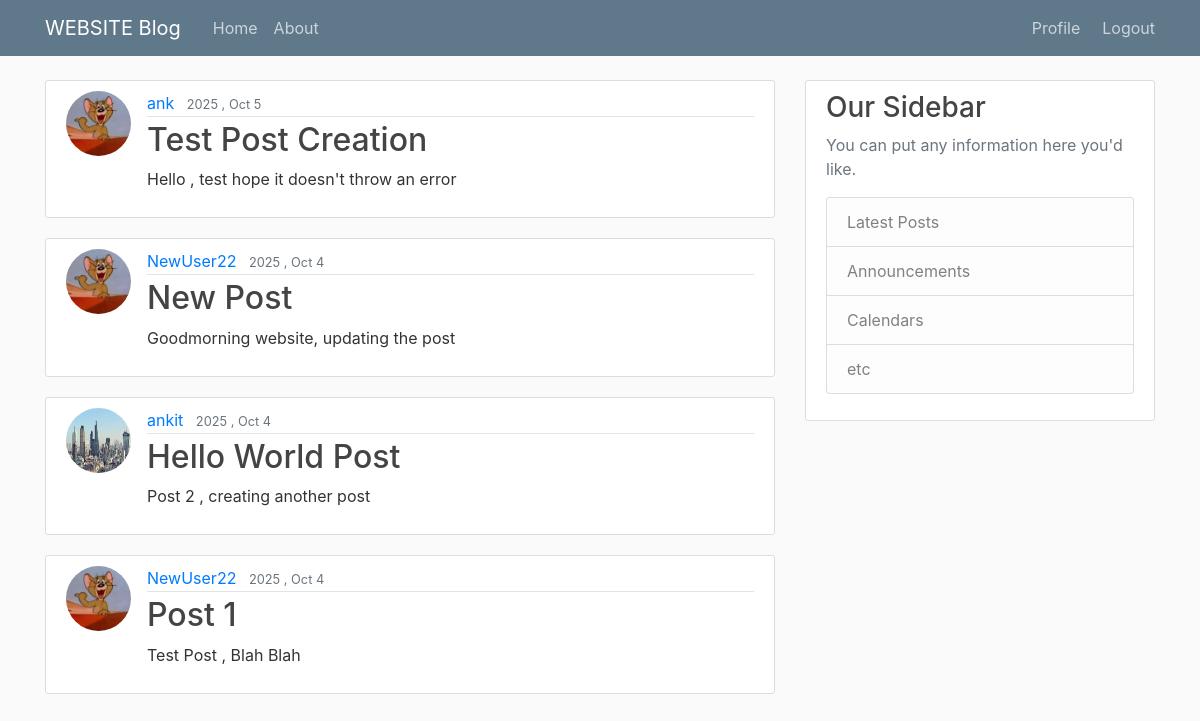
Screenshot of / (signed in) with the database file from the repository.
### web/models.py (models this page shows, shortened)
class Post(models.Model):
    title = models.CharField(max_length=100)
    content = models.TextField()
    date_posted = models.DateTimeField(default = timezone.now)
    author = models.ForeignKey(User, on_delete=models.CASCADE)

### users/models.py (models this page shows, shortened)
class Profile(models.Model):
    user = models.OneToOneField(User , on_delete=models.CASCADE) # data deleted with the user
    image = models.ImageField(default='default.jpg', upload_to='profile_pics')

### web/views.py (the view)
# urls.py: path('', views.home, name = 'web-home'),
def home(request):
    context = {
        'posts': Post.objects.all().order_by("-date_posted")
    }
    return render(request, 'home.html', context)

### templates/home.html
{% extends 'base.html' %}
{% block content %}
    {% for post in posts %}
        <article class="media content-section">
            <img class="rounded-circle article-img" src="{{ post.author.profile.image.url }}" alt="">
        <div class="media-body">
            <div class="article-metadata">
            <a class="mr-2" href="#">{{ post.author }}</a>
            <small class="text-muted">{{ post.date_posted | date:"Y , M j" }}</small>
            </div>
            <h2><a class="article-title" href="#">{{ post.title }}</a></h2>
            <p class="article-content">{{ post.content }}</p>
        </div>
        </article>
    {% endfor %}
{% endblock content %}

### static/main.css (style rules this page uses)
body { background: #fafafa; color: #333333; margin-top: 5rem; }
h1, h2, h3, h4, h5, h6 { color: #444444; }
.content-section { background: #ffffff; padding: 10px 20px; border: 1px solid #dddddd; border-radius: 3px; margin-bottom: 20px; }
.article-title { color: #444444; }
.article-content { white-space: pre-line; }
.article-img { height: 65px; width: 65px; margin-right: 16px; }
.article-metadata { padding-bottom: 1px; margin-bottom: 4px; border-bottom: 1px solid #e3e3e3 }

### rows the page displays
Post: author.profile.image (placeholder picture), author "ank", date_posted "2025 , Oct 5", title "Test Post Creation", content "Hello , test hope it doesn't throw an error"
Post: author.profile.image (placeholder picture), author "NewUser22", date_posted "2025 , Oct 4", title "New Post", content "Goodmorning website, updating the post"
Post: author.profile.image (picture), author "ankit", date_posted "2025 , Oct 4", title "Hello World Post", content "Post 2 , creating another post"
Post: author.profile.image (placeholder picture), author "NewUser22", date_posted "2025 , Oct 4", title "Post 1", content "Test Post , Blah Blah"
